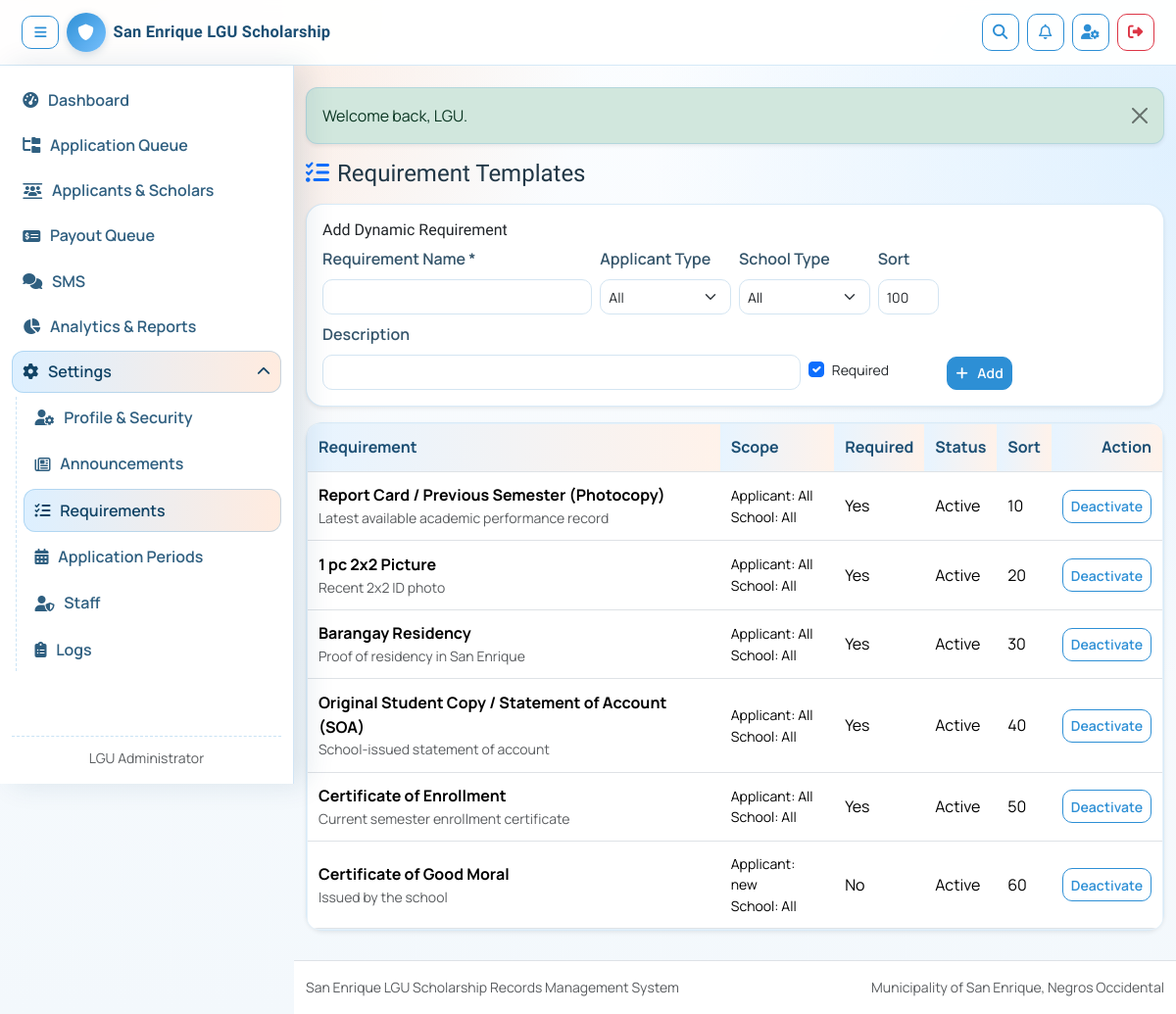
The app's page /admin-only/requirements.php (signed in) with its own data.
### tables this page shows
CREATE TABLE IF NOT EXISTS requirement_templates (
    id INT UNSIGNED AUTO_INCREMENT PRIMARY KEY,
    requirement_name VARCHAR(180) NOT NULL,
    description VARCHAR(255) NULL,
    applicant_type ENUM('new','renew') NULL,
    school_type ENUM('public','private') NULL,
    is_required TINYINT(1) NOT NULL DEFAULT 1,
    is_active TINYINT(1) NOT NULL DEFAULT 1,
    sort_order INT NOT NULL DEFAULT 100,
    created_at TIMESTAMP DEFAULT CURRENT_TIMESTAMP
);

### includes/functions.php (called while the page is built, shortened)
<?php
function e(string $value): string
{
    return htmlspecialchars($value, ENT_QUOTES, 'UTF-8');
}

### admin-only/requirements.php (the view, shortened to what this page needs)
<?php
$conn = $GLOBALS['conn'] ?? null;
$templates = [];
$result = $conn->query("SELECT * FROM requirement_templates ORDER BY sort_order ASC, id ASC");
if ($result instanceof mysqli_result) {
    $templates = $result->fetch_all(MYSQLI_ASSOC);
}
include __DIR__ . '/../includes/header.php';
?>
<h1 class="h4 mb-3"><i class="fa-solid fa-list-check me-2 text-primary"></i>Requirement Templates</h1>
<div class="card card-soft shadow-sm mb-3">
    <div class="card-body">
        <h2 class="h6">Add Dynamic Requirement</h2>
        <form method="post" class="row g-2">
            <div class="col-12 col-md-4">
                <label class="form-label form-label-sm">Requirement Name *</label>
                <input type="text" name="requirement_name" class="form-control form-control-sm" required>
            </div>
            <div class="col-6 col-md-2">
                <label class="form-label form-label-sm">Applicant Type</label>
                <select name="applicant_type" class="form-select form-select-sm">
                    <option value="">All</option>
                </select>
            </div>
            <div class="col-6 col-md-2">
                <label class="form-label form-label-sm">School Type</label>
                <select name="school_type" class="form-select form-select-sm">
                    <option value="">All</option>
                </select>
            </div>
            <div class="col-12 col-md-1">
                <label class="form-label form-label-sm">Sort</label>
                <input type="number" name="sort_order" class="form-control form-control-sm" value="100">
            </div>
            <div class="col-12 col-md-7">
                <label class="form-label form-label-sm">Description</label>
                <input type="text" name="description" class="form-control form-control-sm">
            </div>
            <div class="col-12 col-md-2 d-flex align-items-end">
                <div class="form-check mb-2">
                    <input class="form-check-input" type="checkbox" name="is_required" id="is_required" checked>
                    <label class="form-check-label small" for="is_required">Required</label>
                </div>
            </div>
            <div class="col-12 col-md-3 d-flex align-items-end">
                <button type="submit" class="btn btn-primary btn-sm"><i class="fa-solid fa-plus me-1"></i>Add</button>
            </div>
        </form>
    </div>
</div>
<div class="card card-soft shadow-sm">
    <div class="table-responsive">
        <table class="table align-middle mb-0">
            <thead>
                <tr>
                    <th>Requirement</th>
                    <th>Scope</th>
                    <th>Required</th>
                    <th>Status</th>
                    <th>Sort</th>
                    <th class="text-end">Action</th>
                </tr>
            </thead>
            <tbody>
                <?php foreach ($templates as $row): ?>
                    <tr>
                        <td>
                            <strong><?= e((string) $row['requirement_name']) ?></strong>
                            <div class="small text-muted"><?= e((string) $row['description']) ?></div>
                        </td>
                        <td class="small">
                            Applicant: <?= e((string) ($row['applicant_type'] ?: 'All')) ?><br>
                            School: <?= e((string) ($row['school_type'] ?: 'All')) ?>
                        </td>
                        <td><?= (int) $row['is_required'] === 1 ? 'Yes' : 'No' ?></td>
                        <td><?= (int) $row['is_active'] === 1 ? 'Active' : 'Inactive' ?></td>
                        <td><?= (int) $row['sort_order'] ?></td>
                        <td class="text-end">
                            <form method="post" class="d-inline" data-requirement-name="<?= e((string) $row['requirement_name']) ?>" data-crud-toggle-on="Activate" data-crud-toggle-off="Deactivate">
                                <button type="submit" class="btn btn-outline-primary btn-sm">
                                    <?= (int) $row['is_active'] === 1 ? 'Deactivate' : 'Activate' ?>
                                </button>
                            </form>
                        </td>
                    </tr>
                <?php endforeach; ?>
            </tbody>
        </table>
    </div>
</div>
<?php include __DIR__ . '/../includes/footer.php'; ?>

### assets/css/style.css (style rules this page uses)
:root { --se-blue: #2d8fd5; --se-blue-soft: #e7f4ff; --se-light-blue: #78c2ff; --se-peach: #ffb68a; --se-peach-soft: #fff2ea; --se-navy: #1c4f74; --se-text: #213746; --se-muted: #5f7380; --se-border: #d4e5f2; --se-radius-lg: 18px; --se-radius-md: 12px; --se-shadow-soft: 0 10px 28px rgba(24, 74, 111, 0.08); --se-shadow-soft-hover: 0 12px 32px rgba(24, 74, 111, 0.14); }
*, *::before, *::after { box-sizing: border-box; }
html { font-size: 16px; -webkit-text-size-adjust: 100%; }
body { color: var(--se-text); font-family: "Manrope", "Segoe UI", sans-serif; line-height: 1.55; min-height: 100vh; display: flex; flex-direction: column; overflow-x: hidden; background: radial-gradient(circle at 8% 0%, rgba(255, 182, 138, 0.35), transparent 34%), radial-gradient(circle at 100% 15%, rgba(120, 194, 255, 0.2), transparent 36%), linear-gradient(180deg, #fbfdff 0%, #f3f8fc 100%); }
h1, h2, h3, h4, h5, h6, .navbar-brand { font-family: "Sora", "Manrope", sans-serif; }
a, button, .btn, .form-control, .form-select, .nav-link { transition: all 0.2s ease; }
.btn { border-radius: var(--se-radius-md); min-height: 42px; font-weight: 600; letter-spacing: 0.1px; display: inline-flex; align-items: center; justify-content: center; gap: 0.34rem; }
.btn-sm { min-height: 34px; border-radius: 10px; }
.form-control, .form-select { border-color: var(--se-border); border-radius: var(--se-radius-md); min-height: 44px; }
.form-control-sm, .form-select-sm { min-height: 36px; border-radius: 10px; }
.form-label, .form-label-sm { color: #35556b; font-weight: 600; }
.hero, .card-soft, .table-controls { box-shadow: var(--se-shadow-soft); }
.btn-primary { border-color: var(--se-blue); background-color: var(--se-blue); }
.btn-outline-primary { border-color: var(--se-blue); color: var(--se-blue); }
.card-soft { background: #ffffff; border: 1px solid rgba(45, 143, 213, 0.18); border-radius: var(--se-radius-lg); }
.card-soft .card-body { word-wrap: break-word; }
.table thead th { background: linear-gradient(90deg, var(--se-blue-soft), var(--se-peach-soft)); font-weight: 700; color: var(--se-navy); border-bottom-width: 1px; white-space: nowrap; }
.table td, .table th { vertical-align: middle; padding: 0.72rem 0.68rem; }
.table-responsive { border-radius: 12px; border: 1px solid rgba(45, 143, 213, 0.12); background: #fff; }
.table-responsive > .table { margin-bottom: 0; min-width: 690px; }
@media (min-width: 992px) { body.desktop-sidebar-enabled { --desktop-sidebar-width: 300px; --desktop-topbar-height: 70px; } }

### records on screen
requirement_templates: requirement_name "Report Card / Previous Semester (Photocopy)", description "Latest available academic performance record", applicant_type "All", school_type "All", is_required "Yes", is_active "Active", sort_order "10"
requirement_templates: requirement_name "1 pc 2x2 Picture", description "Recent 2x2 ID photo", applicant_type "All", school_type "All", is_required "Yes", is_active "Active", sort_order "20"
requirement_templates: requirement_name "Barangay Residency", description "Proof of residency in San Enrique", applicant_type "All", school_type "All", is_required "Yes", is_active "Active", sort_order "30"
requirement_templates: requirement_name "Original Student Copy / Statement of Account (SOA)", description "School-issued statement of account", applicant_type "All", school_type "All", is_required "Yes", is_active "Active", sort_order "40"
requirement_templates: requirement_name "Certificate of Enrollment", description "Current semester enrollment certificate", applicant_type "All", school_type "All", is_required "Yes", is_active "Active", sort_order "50"
requirement_templates: requirement_name "Certificate of Good Moral", description "Issued by the school", applicant_type "new", school_type "All", is_required "No", is_active "Active", sort_order "60"

### other values on screen
$user['first_name'] . ' ' . $user['last_name'] "LGU Administrator"
$message "Welcome back, LGU."
